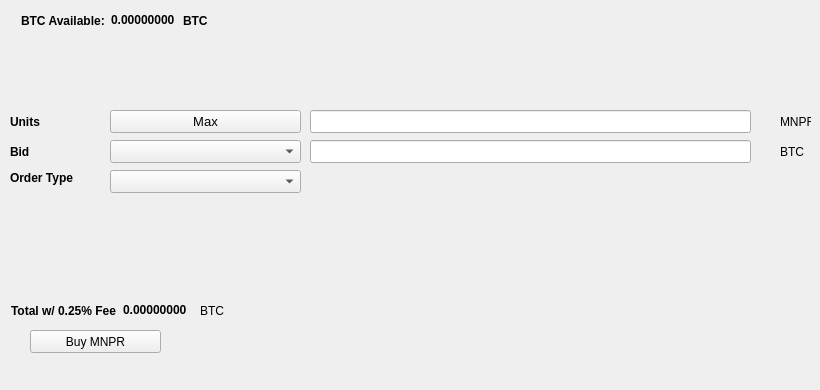
   <widget class="QWidget" name="BuyTab">
    <attribute name="title">
     <string>Buy</string>
    </attribute>
    <widget class="QPushButton" name="BuyMNPR">
     <property name="geometry">
      <rect>
       <x>30</x>
       <y>330</y>
       <width>131</width>
       <height>23</height>
      </rect>
     </property>
     <property name="text">
      <string>Buy MNPR</string>
     </property>
     <property name="icon">
      <iconset resource="../mnpro.qrc">
       <normaloff>:/icons/bitcoin</normaloff>:/icons/bitcoin</iconset>
     </property>
    </widget>
    <widget class="QLabel" name="label_3">
     <property name="geometry">
      <rect>
       <x>10</x>
       <y>110</y>
       <width>46</width>
       <height>23</height>
      </rect>
     </property>
     <property name="font">
      <font>
       <weight>75</weight>
       <bold>true</bold>
      </font>
     </property>
     <property name="text">
      <string>Units</string>
     </property>
    </widget>
    <widget class="QLineEdit" name="UnitsInput">
     <property name="geometry">
      <rect>
       <x>310</x>
       <y>110</y>
       <width>441</width>
       <height>23</height>
      </rect>
     </property>
     <property name="font">
      <font>
       <pointsize>9</pointsize>
       <weight>75</weight>
       <bold>true</bold>
      </font>
     </property>
    </widget>
    <widget class="QLineEdit" name="BuyBidPriceEdit">
     <property name="geometry">
      <rect>
       <x>310</x>
       <y>140</y>
       <width>441</width>
       <height>23</height>
      </rect>
     </property>
     <property name="font">
      <font>
       <pointsize>9</pointsize>
       <weight>75</weight>
       <bold>true</bold>
      </font>
     </property>
    </widget>
    <widget class="QLabel" name="label_4">
     <property name="geometry">
      <rect>
       <x>780</x>
       <y>110</y>
       <width>31</width>
       <height>23</height>
      </rect>
     </property>
     <property name="text">
      <string>MNPR</string>
     </property>
    </widget>
    <widget class="QLabel" name="label_5">
     <property name="geometry">
      <rect>
       <x>780</x>
       <y>140</y>
       <width>31</width>
       <height>23</height>
      </rect>
     </property>
     <property name="text">
      <string>BTC</string>
     </property>
    </widget>
    <widget class="QLabel" name="label_6">
     <property name="geometry">
      <rect>
       <x>10</x>
       <y>140</y>
       <width>46</width>
       <height>23</height>
      </rect>
     </property>
     <property name="font">
      <font>
       <weight>75</weight>
       <bold>true</bold>
      </font>
     </property>
     <property name="text">
      <string>Bid</string>
     </property>
    </widget>
    <widget class="QLabel" name="label_7">
     <property name="geometry">
      <rect>
       <x>10</x>
       <y>170</y>
       <width>91</width>
       <height>16</height>
      </rect>
     </property>
     <property name="font">
      <font>
       <weight>75</weight>
       <bold>true</bold>
      </font>
     </property>
     <property name="text">
      <string>Order Type</string>
     </property>
    </widget>
    <widget class="QPushButton" name="Buy_Max_Amount">
     <property name="geometry">
      <rect>
       <x>110</x>
       <y>110</y>
       <width>191</width>
       <height>23</height>
      </rect>
     </property>
     <property name="font">
      <font>
       <pointsize>10</pointsize>
      </font>
     </property>
     <property name="text">
      <string>Max</string>
     </property>
    </widget>
    <widget class="QComboBox" name="BuyBidcomboBox">
     <property name="geometry">
      <rect>
       <x>110</x>
       <y>140</y>
       <width>191</width>
       <height>23</height>
      </rect>
     </property>
     <property name="font">
      <font>
       <pointsize>10</pointsize>
      </font>
     </property>
    </widget>
    <widget class="QComboBox" name="buyOrdertypeCombo">
     <property name="geometry">
      <rect>
       <x>110</x>
       <y>170</y>
       <width>191</width>
       <height>23</height>
      </rect>
     </property>
     <property name="font">
      <font>
       <pointsize>10</pointsize>
      </font>
     </property>
    </widget>
    <widget class="QWidget" name="layoutWidget1">
     <property name="geometry">
      <rect>
       <x>21</x>
       <y>11</y>
       <width>227</width>
       <height>19</height>
      </rect>
     </property>
     <layout class="QHBoxLayout" name="horizontalLayout_3">
      <item>
       <widget class="QLabel" name="label232">
        <property name="font">
         <font>
          <weight>75</weight>
          <bold>true</bold>
         </font>
        </property>
        <property name="text">
         <string>BTC Available:</string>
        </property>
       </widget>
      </item>
      <item>
       <widget class="QLabel" name="BtcAvailableLbl">
        <property name="palette">
         <palette>
          <active>
           <colorrole role="WindowText">
            <brush brushstyle="SolidPattern">
             <color alpha="255">
              <red>0</red>
              <green>0</green>
              <blue>0</blue>
             </color>
            </brush>
           </colorrole>
           <colorrole role="Button">
            <brush brushstyle="SolidPattern">
             <color alpha="255">
              <red>0</red>
              <green>170</green>
              <blue>0</blue>
             </color>
            </brush>
           </colorrole>
           <colorrole role="Light">
            <brush brushstyle="SolidPattern">
             <color alpha="255">
              <red>0</red>
              <green>255</green>
              <blue>0</blue>
             </color>
            </brush>
           </colorrole>
           <colorrole role="Midlight">
            <brush brushstyle="SolidPattern">
             <color alpha="255">
              <red>0</red>
              <green>212</green>
              <blue>0</blue>
             </color>
            </brush>
           </colorrole>
           <colorrole role="Dark">
            <brush brushstyle="SolidPattern">
             <color alpha="255">
              <red>0</red>
              <green>85</green>
              <blue>0</blue>
             </color>
            </brush>
           </colorrole>
           <colorrole role="Mid">
            <brush brushstyle="SolidPattern">
             <color alpha="255">
              <red>0</red>
              <green>113</green>
              <blue>0</blue>
             </color>
            </brush>
           </colorrole>
           <colorrole role="Text">
            <brush brushstyle="SolidPattern">
             <color alpha="255">
              <red>0</red>
              <green>170</green>
              <blue>0</blue>
             </color>
            </brush>
           </colorrole>
           <colorrole role="BrightText">
            <brush brushstyle="SolidPattern">
             <color alpha="255">
              <red>255</red>
              <green>255</green>
              <blue>255</blue>
             </color>
            </brush>
           </colorrole>
           <colorrole role="ButtonText">
            <brush brushstyle="SolidPattern">
             <color alpha="255">
              <red>0</red>
              <green>0</green>
              <blue>0</blue>
             </color>
            </brush>
           </colorrole>
           <colorrole role="Base">
            <brush brushstyle="SolidPattern">
             <color alpha="255">
              <red>255</red>
              <green>255</green>
              <blue>255</blue>
             </color>
            </brush>
           </colorrole>
           <colorrole role="Window">
            <brush brushstyle="SolidPattern">
             <color alpha="255">
              <red>0</red>
              <green>170</green>
              <blue>0</blue>
             </color>
            </brush>
           </colorrole>
           <colorrole role="Shadow">
            <brush brushstyle="SolidPattern">
             <color alpha="255">
              <red>0</red>
              <green>0</green>
              <blue>0</blue>
             </color>
            </brush>
           </colorrole>
           <colorrole role="AlternateBase">
            <brush brushstyle="SolidPattern">
             <color alpha="255">
              <red>127</red>
              <green>212</green>
              <blue>127</blue>
             </color>
            </brush>
           </colorrole>
           <colorrole role="ToolTipBase">
            <brush brushstyle="SolidPattern">
             <color alpha="255">
              <red>255</red>
              <green>255</green>
              <blue>220</blue>
             </color>
            </brush>
           </colorrole>
           <colorrole role="ToolTipText">
            <brush brushstyle="SolidPattern">
             <color alpha="255">
              <red>0</red>
              <green>0</green>
              <blue>0</blue>
             </color>
            </brush>
           </colorrole>
          </active>
          <inactive>
           <colorrole role="WindowText">
            <brush brushstyle="SolidPattern">
             <color alpha="255">
              <red>0</red>
              <green>0</green>
              <blue>0</blue>
             </color>
            </brush>
           </colorrole>
           <colorrole role="Button">
            <brush brushstyle="SolidPattern">
             <color alpha="255">
              <red>0</red>
              <green>170</green>
              <blue>0</blue>
             </color>
            </brush>
           </colorrole>
           <colorrole role="Light">
            <brush brushstyle="SolidPattern">
             <color alpha="255">
              <red>0</red>
              <green>255</green>
              <blue>0</blue>
             </color>
            </brush>
           </colorrole>
           <colorrole role="Midlight">
            <brush brushstyle="SolidPattern">
             <color alpha="255">
              <red>0</red>
              <green>212</green>
              <blue>0</blue>
             </color>
            </brush>
           </colorrole>
           <colorrole role="Dark">
            <brush brushstyle="SolidPattern">
             <color alpha="255">
              <red>0</red>
              <green>85</green>
              <blue>0</blue>
             </color>
            </brush>
           </colorrole>
           <colorrole role="Mid">
            <brush brushstyle="SolidPattern">
             <color alpha="255">
              <red>0</red>
              <green>113</green>
              <blue>0</blue>
             </color>
            </brush>
           </colorrole>
           <colorrole role="Text">
            <brush brushstyle="SolidPattern">
             <color alpha="255">
              <red>0</red>
              <green>170</green>
              <blue>0</blue>
             </color>
            </brush>
           </colorrole>
           <colorrole role="BrightText">
            <brush brushstyle="SolidPattern">
             <color alpha="255">
              <red>255</red>
              <green>255</green>
              <blue>255</blue>
             </color>
            </brush>
           </colorrole>
           <colorrole role="ButtonText">
            <brush brushstyle="SolidPattern">
             <color alpha="255">
              <red>0</red>
              <green>0</green>
              <blue>0</blue>
             </color>
            </brush>
           </colorrole>
           <colorrole role="Base">
            <brush brushstyle="SolidPattern">
             <color alpha="255">
              <red>255</red>
              <green>255</green>
              <blue>255</blue>
             </color>
            </brush>
           </colorrole>
           <colorrole role="Window">
            <brush brushstyle="SolidPattern">
             <color alpha="255">
              <red>0</red>
              <green>170</green>
              <blue>0</blue>
             </color>
            </brush>
           </colorrole>
           <colorrole role="Shadow">
            <brush brushstyle="SolidPattern">
             <color alpha="255">
              <red>0</red>
              <green>0</green>
              <blue>0</blue>
             </color>
            </brush>
           </colorrole>
           <colorrole role="AlternateBase">
            <brush brushstyle="SolidPattern">
             <color alpha="255">
              <red>127</red>
              <green>212</green>
              <blue>127</blue>
             </color>
            </brush>
           </colorrole>
           <colorrole role="ToolTipBase">
            <brush brushstyle="SolidPattern">
             <color alpha="255">
              <red>255</red>
              <green>255</green>
              <blue>220</blue>
             </color>
            </brush>
           </colorrole>
           <colorrole role="ToolTipText">
            <brush brushstyle="SolidPattern">
             <color alpha="255">
              <red>0</red>
              <green>0</green>
              <blue>0</blue>
             </color>
            </brush>
           </colorrole>
          </inactive>
          <disabled>
           <colorrole role="WindowText">
            <brush brushstyle="SolidPattern">
             <color alpha="255">
              <red>0</red>
              <green>85</green>
              <blue>0</blue>
             </color>
            </brush>
           </colorrole>
           <colorrole role="Button">
            <brush brushstyle="SolidPattern">
             <color alpha="255">
              <red>0</red>
              <green>170</green>
              <blue>0</blue>
             </color>
            </brush>
           </colorrole>
           <colorrole role="Light">
            <brush brushstyle="SolidPattern">
             <color alpha="255">
              <red>0</red>
              <green>255</green>
              <blue>0</blue>
             </color>
            </brush>
           </colorrole>
           <colorrole role="Midlight">
            <brush brushstyle="SolidPattern">
             <color alpha="255">
              <red>0</red>
              <green>212</green>
              <blue>0</blue>
             </color>
            </brush>
           </colorrole>
           <colorrole role="Dark">
            <brush brushstyle="SolidPattern">
             <color alpha="255">
              <red>0</red>
              <green>85</green>
              <blue>0</blue>
             </color>
            </brush>
           </colorrole>
           <colorrole role="Mid">
            <brush brushstyle="SolidPattern">
             <color alpha="255">
              <red>0</red>
              <green>113</green>
              <blue>0</blue>
             </color>
            </brush>
           </colorrole>
           <colorrole role="Text">
            <brush brushstyle="SolidPattern">
             <color alpha="255">
              <red>0</red>
              <green>85</green>
              <blue>0</blue>
             </color>
            </brush>
           </colorrole>
           <colorrole role="BrightText">
            <brush brushstyle="SolidPattern">
             <color alpha="255">
              <red>255</red>
              <green>255</green>
              <blue>255</blue>
             </color>
            </brush>
           </colorrole>
           <colorrole role="ButtonText">
            <brush brushstyle="SolidPattern">
             <color alpha="255">
              <red>0</red>
              <green>85</green>
              <blue>0</blue>
             </color>
            </brush>
           </colorrole>
           <colorrole role="Base">
            <brush brushstyle="SolidPattern">
             <color alpha="255">
              <red>0</red>
              <green>170</green>
              <blue>0</blue>
             </color>
            </brush>
           </colorrole>
           <colorrole role="Window">
            <brush brushstyle="SolidPattern">
             <color alpha="255">
              <red>0</red>
              <green>170</green>
              <blue>0</blue>
             </color>
            </brush>
           </colorrole>
           <colorrole role="Shadow">
            <brush brushstyle="SolidPattern">
             <color alpha="255">
              <red>0</red>
              <green>0</green>
              <blue>0</blue>
             </color>
            </brush>
           </colorrole>
           <colorrole role="AlternateBase">
            <brush brushstyle="SolidPattern">
             <color alpha="255">
              <red>0</red>
              <green>170</green>
              <blue>0</blue>
             </color>
            </brush>
           </colorrole>
           <colorrole role="ToolTipBase">
            <brush brushstyle="SolidPattern">
             <color alpha="255">
              <red>255</red>
              <green>255</green>
              <blue>220</blue>
             </color>
            </brush>
           </colorrole>
           <colorrole role="ToolTipText">
            <brush brushstyle="SolidPattern">
             <color alpha="255">
              <red>0</red>
              <green>0</green>
              <blue>0</blue>
             </color>
            </brush>
           </colorrole>
          </disabled>
         </palette>
        </property>
        <property name="font">
         <font>
          <weight>75</weight>
          <bold>true</bold>
         </font>
        </property>
        <property name="text">
         <string>0.00000000</string>
        </property>
        <property name="textInteractionFlags">
         <set>Qt::LinksAccessibleByMouse|Qt::TextSelectableByKeyboard|Qt::TextSelectableByMouse</set>
        </property>
       </widget>
      </item>
      <item>
       <widget class="QLabel" name="BtcAvailableLbl_2">
        <property name="font">
         <font>
          <weight>75</weight>
          <bold>true</bold>
         </font>
        </property>
        <property name="text">
         <string>BTC</string>
        </property>
       </widget>
      </item>
     </layout>
    </widget>
    <widget class="QWidget" name="layoutWidge2">
     <property name="geometry">
      <rect>
       <x>11</x>
       <y>301</y>
       <width>259</width>
       <height>19</height>
      </rect>
     </property>
     <layout class="QHBoxLayout" name="horizontalLayout_4">
      <item>
       <widget class="QLabel" name="label_9">
        <property name="font">
         <font>
          <weight>75</weight>
          <bold>true</bold>
         </font>
        </property>
        <property name="text">
         <string>Total w/ 0.25% Fee</string>
        </property>
       </widget>
      </item>
      <item>
       <widget class="QLabel" name="BuyCostLabel">
        <property name="palette">
         <palette>
          <active>
           <colorrole role="WindowText">
            <brush brushstyle="SolidPattern">
             <color alpha="255">
              <red>0</red>
              <green>0</green>
              <blue>0</blue>
             </color>
            </brush>
           </colorrole>
           <colorrole role="Button">
            <brush brushstyle="SolidPattern">
             <color alpha="255">
              <red>0</red>
              <green>170</green>
              <blue>0</blue>
             </color>
            </brush>
           </colorrole>
           <colorrole role="Light">
            <brush brushstyle="SolidPattern">
             <color alpha="255">
              <red>0</red>
              <green>255</green>
              <blue>0</blue>
             </color>
            </brush>
           </colorrole>
           <colorrole role="Midlight">
            <brush brushstyle="SolidPattern">
             <color alpha="255">
              <red>0</red>
              <green>212</green>
              <blue>0</blue>
             </color>
            </brush>
           </colorrole>
           <colorrole role="Dark">
            <brush brushstyle="SolidPattern">
             <color alpha="255">
              <red>0</red>
              <green>85</green>
              <blue>0</blue>
             </color>
            </brush>
           </colorrole>
           <colorrole role="Mid">
            <brush brushstyle="SolidPattern">
             <color alpha="255">
              <red>0</red>
              <green>113</green>
              <blue>0</blue>
             </color>
            </brush>
           </colorrole>
           <colorrole role="Text">
            <brush brushstyle="SolidPattern">
             <color alpha="255">
              <red>0</red>
              <green>170</green>
              <blue>0</blue>
             </color>
            </brush>
           </colorrole>
           <colorrole role="BrightText">
            <brush brushstyle="SolidPattern">
             <color alpha="255">
              <red>255</red>
              <green>255</green>
              <blue>255</blue>
             </color>
            </brush>
           </colorrole>
           <colorrole role="ButtonText">
            <brush brushstyle="SolidPattern">
             <color alpha="255">
              <red>0</red>
              <green>0</green>
              <blue>0</blue>
             </color>
            </brush>
           </colorrole>
           <colorrole role="Base">
            <brush brushstyle="SolidPattern">
             <color alpha="255">
              <red>255</red>
              <green>255</green>
              <blue>255</blue>
             </color>
            </brush>
           </colorrole>
           <colorrole role="Window">
            <brush brushstyle="SolidPattern">
             <color alpha="255">
              <red>0</red>
              <green>170</green>
              <blue>0</blue>
             </color>
            </brush>
           </colorrole>
           <colorrole role="Shadow">
            <brush brushstyle="SolidPattern">
             <color alpha="255">
              <red>0</red>
              <green>0</green>
              <blue>0</blue>
             </color>
            </brush>
           </colorrole>
           <colorrole role="AlternateBase">
            <brush brushstyle="SolidPattern">
             <color alpha="255">
              <red>127</red>
              <green>212</green>
              <blue>127</blue>
             </color>
            </brush>
           </colorrole>
           <colorrole role="ToolTipBase">
            <brush brushstyle="SolidPattern">
             <color alpha="255">
              <red>255</red>
              <green>255</green>
              <blue>220</blue>
             </color>
            </brush>
           </colorrole>
           <colorrole role="ToolTipText">
            <brush brushstyle="SolidPattern">
             <color alpha="255">
              <red>0</red>
              <green>0</green>
              <blue>0</blue>
             </color>
            </brush>
           </colorrole>
          </active>
          <inactive>
           <colorrole role="WindowText">
            <brush brushstyle="SolidPattern">
             <color alpha="255">
              <red>0</red>
              <green>0</green>
              <blue>0</blue>
             </color>
            </brush>
           </colorrole>
           <colorrole role="Button">
            <brush brushstyle="SolidPattern">
             <color alpha="255">
              <red>0</red>
              <green>170</green>
              <blue>0</blue>
             </color>
            </brush>
           </colorrole>
           <colorrole role="Light">
            <brush brushstyle="SolidPattern">
             <color alpha="255">
              <red>0</red>
              <green>255</green>
              <blue>0</blue>
             </color>
            </brush>
           </colorrole>
           <colorrole role="Midlight">
            <brush brushstyle="SolidPattern">
             <color alpha="255">
              <red>0</red>
              <green>212</green>
              <blue>0</blue>
             </color>
            </brush>
           </colorrole>
           <colorrole role="Dark">
            <brush brushstyle="SolidPattern">
             <color alpha="255">
              <red>0</red>
              <green>85</green>
              <blue>0</blue>
             </color>
            </brush>
           </colorrole>
           <colorrole role="Mid">
            <brush brushstyle="SolidPattern">
             <color alpha="255">
              <red>0</red>
              <green>113</green>
              <blue>0</blue>
             </color>
            </brush>
           </colorrole>
           <colorrole role="Text">
            <brush brushstyle="SolidPattern">
             <color alpha="255">
              <red>0</red>
              <green>170</green>
              <blue>0</blue>
             </color>
            </brush>
           </colorrole>
           <colorrole role="BrightText">
            <brush brushstyle="SolidPattern">
             <color alpha="255">
              <red>255</red>
              <green>255</green>
              <blue>255</blue>
             </color>
            </brush>
           </colorrole>
           <colorrole role="ButtonText">
            <brush brushstyle="SolidPattern">
             <color alpha="255">
              <red>0</red>
              <green>0</green>
              <blue>0</blue>
             </color>
            </brush>
           </colorrole>
           <colorrole role="Base">
            <brush brushstyle="SolidPattern">
             <color alpha="255">
              <red>255</red>
              <green>255</green>
              <blue>255</blue>
             </color>
            </brush>
           </colorrole>
           <colorrole role="Window">
            <brush brushstyle="SolidPattern">
             <color alpha="255">
              <red>0</red>
              <green>170</green>
              <blue>0</blue>
             </color>
            </brush>
           </colorrole>
           <colorrole role="Shadow">
            <brush brushstyle="SolidPattern">
             <color alpha="255">
              <red>0</red>
              <green>0</green>
              <blue>0</blue>
             </color>
            </brush>
           </colorrole>
           <colorrole role="AlternateBase">
            <brush brushstyle="SolidPattern">
             <color alpha="255">
              <red>127</red>
              <green>212</green>
              <blue>127</blue>
             </color>
            </brush>
           </colorrole>
           <colorrole role="ToolTipBase">
            <brush brushstyle="SolidPattern">
             <color alpha="255">
              <red>255</red>
              <green>255</green>
              <blue>220</blue>
             </color>
            </brush>
           </colorrole>
           <colorrole role="ToolTipText">
            <brush brushstyle="SolidPattern">
             <color alpha="255">
              <red>0</red>
              <green>0</green>
              <blue>0</blue>
             </color>
            </brush>
           </colorrole>
          </inactive>
          <disabled>
           <colorrole role="WindowText">
            <brush brushstyle="SolidPattern">
             <color alpha="255">
              <red>0</red>
              <green>85</green>
              <blue>0</blue>
             </color>
            </brush>
           </colorrole>
           <colorrole role="Button">
            <brush brushstyle="SolidPattern">
             <color alpha="255">
              <red>0</red>
              <green>170</green>
              <blue>0</blue>
             </color>
            </brush>
           </colorrole>
           <colorrole role="Light">
            <brush brushstyle="SolidPattern">
             <color alpha="255">
              <red>0</red>
              <green>255</green>
              <blue>0</blue>
             </color>
            </brush>
           </colorrole>
           <colorrole role="Midlight">
            <brush brushstyle="SolidPattern">
             <color alpha="255">
              <red>0</red>
              <green>212</green>
              <blue>0</blue>
             </color>
            </brush>
           </colorrole>
           <colorrole role="Dark">
            <brush brushstyle="SolidPattern">
             <color alpha="255">
              <red>0</red>
              <green>85</green>
              <blue>0</blue>
             </color>
            </brush>
           </colorrole>
           <colorrole role="Mid">
            <brush brushstyle="SolidPattern">
             <color alpha="255">
              <red>0</red>
              <green>113</green>
              <blue>0</blue>
             </color>
            </brush>
           </colorrole>
           <colorrole role="Text">
            <brush brushstyle="SolidPattern">
             <color alpha="255">
              <red>0</red>
              <green>85</green>
              <blue>0</blue>
             </color>
            </brush>
           </colorrole>
           <colorrole role="BrightText">
            <brush brushstyle="SolidPattern">
             <color alpha="255">
              <red>255</red>
              <green>255</green>
              <blue>255</blue>
             </color>
            </brush>
           </colorrole>
           <colorrole role="ButtonText">
            <brush brushstyle="SolidPattern">
             <color alpha="255">
              <red>0</red>
              <green>85</green>
              <blue>0</blue>
             </color>
            </brush>
           </colorrole>
           <colorrole role="Base">
            <brush brushstyle="SolidPattern">
             <color alpha="255">
              <red>0</red>
              <green>170</green>
              <blue>0</blue>
             </color>
            </brush>
           </colorrole>
           <colorrole role="Window">
            <brush brushstyle="SolidPattern">
             <color alpha="255">
              <red>0</red>
              <green>170</green>
              <blue>0</blue>
             </color>
            </brush>
           </colorrole>
           <colorrole role="Shadow">
            <brush brushstyle="SolidPattern">
             <color alpha="255">
              <red>0</red>
              <green>0</green>
              <blue>0</blue>
             </color>
            </brush>
           </colorrole>
           <colorrole role="AlternateBase">
            <brush brushstyle="SolidPattern">
             <color alpha="255">
              <red>0</red>
              <green>170</green>
              <blue>0</blue>
             </color>
            </brush>
           </colorrole>
           <colorrole role="ToolTipBase">
            <brush brushstyle="SolidPattern">
             <color alpha="255">
              <red>255</red>
              <green>255</green>
              <blue>220</blue>
             </color>
            </brush>
           </colorrole>
           <colorrole role="ToolTipText">
            <brush brushstyle="SolidPattern">
             <color alpha="255">
              <red>0</red>
              <green>0</green>
              <blue>0</blue>
             </color>
            </brush>
           </colorrole>
          </disabled>
         </palette>
        </property>
        <property name="font">
         <font>
          <weight>75</weight>
          <bold>true</bold>
         </font>
        </property>
        <property name="autoFillBackground">
         <bool>false</bool>
        </property>
        <property name="text">
         <string>0.00000000</string>
        </property>
        <property name="textInteractionFlags">
         <set>Qt::LinksAccessibleByMouse|Qt::TextSelectableByMouse</set>
        </property>
       </widget>
      </item>
      <item>
       <widget class="QLabel" name="label_10">
        <property name="font">
         <font>
          <weight>50</weight>
          <bold>false</bold>
         </font>
        </property>
        <property name="text">
         <string>BTC</string>
        </property>
       </widget>
      </item>
     </layout>
    </widget>
    <widget class="QLabel" name="label_24">
     <property name="geometry">
      <rect>
       <x>460</x>
       <y>300</y>
       <width>281</width>
       <height>81</height>
      </rect>
     </property>
     <property name="text">
      <string/>
     </property>
     <property name="pixmap">
      <pixmap>:/images/bittrex</pixmap>
     </property>
    </widget>
   </widget>
